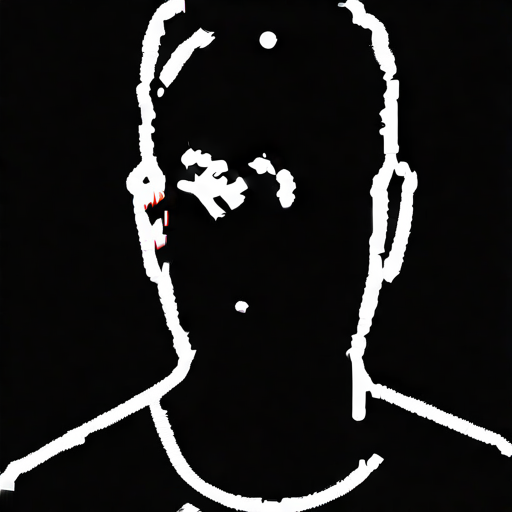
#> input picture experiments/sdxl/data/dps_face_scribble.png, 512 x 512 px
$ python plot_dps_comparison.py
#> lines starting #> are read from the running program, lines starting #| are printed output that depends on the picture
"""
plot_dps_comparison.py — Compare 3 DPS scribbles: SSA, gender-sliced SSA, entropy.

Produces a multi-page PDF:
  Page 1: Scribble images + DA1-sorted grids (one row per experiment)
  Page 2: Correlation heatmaps (one per experiment, both dt values)
  Page 3: SSA decay curves overlay (3 experiments × 2 dt)
  Page 4: Summary bar charts — SSA, sliced SSA, Gaussian entropy, kNN entropy

Usage:
    python scripts/plot_dps_comparison.py \
        --results_dir results_clip_da \
        --output_path results_clip_da/dps_comparison.pdf
"""

import os
import sys
import json
import argparse

import numpy as np
import matplotlib
matplotlib.use("Agg")
import matplotlib.pyplot as plt
from matplotlib.backends.backend_pdf import PdfPages
from PIL import Image

matplotlib.rcParams.update({"font.size": 9})

SCRIPT_DIR = os.path.dirname(os.path.abspath(__file__))
EXP_DIR = os.path.abspath(os.path.join(SCRIPT_DIR, ".."))
DATA_DIR = os.path.join(EXP_DIR, "data")


# --- Experiment definitions ---
EXPERIMENTS = [
    {
        "label": "DPS Face (zeta5)",
        "scribble": os.path.join(DATA_DIR, "dps_face_scribble.png"),
        "name_dt001": "dps_face_dt001",
        "name_dt005": "dps_face_dt005",
    },
    {
        "label": "DPS First (seed 1)",
        "scribble": os.path.join(DATA_DIR, "dps_first_scribble.jpeg"),
        "name_dt001": "dps_first_dt001",
        "name_dt005": "dps_first_dt005",
    },
    {
        "label": "DPS Second (seed 2)",
        "scribble": os.path.join(DATA_DIR, "dps_second_scribble.jpeg"),
        "name_dt001": "dps_second_dt001",
        "name_dt005": "dps_second_dt005",
    },
]


def load_json_safe(path):
    if os.path.exists(path):
        with open(path) as f:
            return json.load(f)
    return None


def load_npz_safe(path):
    if os.path.exists(path):
        return dict(np.load(path, allow_pickle=True))
    return None


def short_name(name):
    for prefix in ("CLIP_", "LC_"):
        if name.startswith(prefix):
            return name[len(prefix):]
    return name


def plot_heatmap(ax, mat, names, title):
    n = len(names)
    short = [short_name(nm) for nm in names]
    im = ax.imshow(mat, vmin=-1, vmax=1, cmap="RdBu_r", aspect="equal")
    ax.set_xticks(range(n))
    ax.set_yticks(range(n))
    ax.set_xticklabels(short, rotation=45, ha="right", fontsize=6)
    ax.set_yticklabels(short, fontsize=6)
    ax.set_title(title, fontsize=9, fontweight="bold")
    for i in range(n):
        for j in range(n):
            val = mat[i][j]
            color = "white" if abs(val) > 0.65 else "black"
            ax.text(j, i, f"{val:.2f}", ha="center", va="center",
                    fontsize=5, color=color)
    return im


def main():
    p = argparse.ArgumentParser()
    p.add_argument("--results_dir", type=str,
                   default=os.path.join(EXP_DIR, "results_clip_da"))
    p.add_argument("--output_path", type=str, default=None)
    args = p.parse_args()

    rd = args.results_dir
    out_path = args.output_path or os.path.join(rd, "dps_comparison.pdf")

    # Collect data
    all_data = {}
    for exp in EXPERIMENTS:
        for dt_key in ["dt001", "dt005"]:
            name = exp[f"name_{dt_key}"]
            json_path = os.path.join(rd, f"clip_da_{name}.json")
            npz_path = os.path.join(rd, f"clip_da_{name}.npz")
            corr_path = os.path.join(rd, f"corr_table_{name}.json")
            entropy_path = os.path.join(rd, f"entropy_{name}.json")
            grid_path = os.path.join(rd, f"clip_da_{name}_da1_grid.png")

            all_data[name] = {
                "json": load_json_safe(json_path),
                "npz": load_npz_safe(npz_path),
                "corr": load_json_safe(corr_path),
                "entropy": load_json_safe(entropy_path),
                "grid_path": grid_path,
                "label": exp["label"],
                "scribble": exp["scribble"],
                "dt_key": dt_key,
            }

    with PdfPages(out_path) as pdf:
        # ==================================================================
        # Page 1: Scribble + DA1 grid for each experiment (dt=0.001)
        # ==================================================================
        fig, axes = plt.subplots(3, 2, figsize=(12, 14))
        fig.suptitle("DPS Scribble Comparison — Scribbles & DA1 Grids (dt=0.001)",
                      fontsize=13, fontweight="bold")

        for row, exp in enumerate(EXPERIMENTS):
            name = exp["name_dt001"]
            d = all_data[name]

            # Scribble
            ax = axes[row, 0]
            if os.path.exists(d["scribble"]):
                img = Image.open(d["scribble"])
#> img is the input picture: PIL image 512x512 RGB; mean R, G, B 31.9, 31.6, 31.3
                ax.imshow(img)
            ax.set_title(f"{exp['label']}\nScribble", fontsize=9)
            ax.axis("off")

            # DA1 grid
            ax = axes[row, 1]
            if os.path.exists(d["grid_path"]):
                img = Image.open(d["grid_path"])
                ax.imshow(img)
            else:
                ax.text(0.5, 0.5, "Grid not found", ha="center", va="center",
                        transform=ax.transAxes)
            ssa_str = ""
            if d["json"]:
                ssa_str = f"SSA={d['json'].get('ssa_clip', '?'):.4f}"
                sliced = d["json"].get("ssa_gender_sliced")
                if sliced is not None:
                    ssa_str += f"  sliced={sliced:.4f}"
            ax.set_title(f"DA1-sorted grid\n{ssa_str}", fontsize=9)
            ax.axis("off")

        fig.tight_layout(rect=[0, 0, 1, 0.95])
        pdf.savefig(fig, dpi=150)
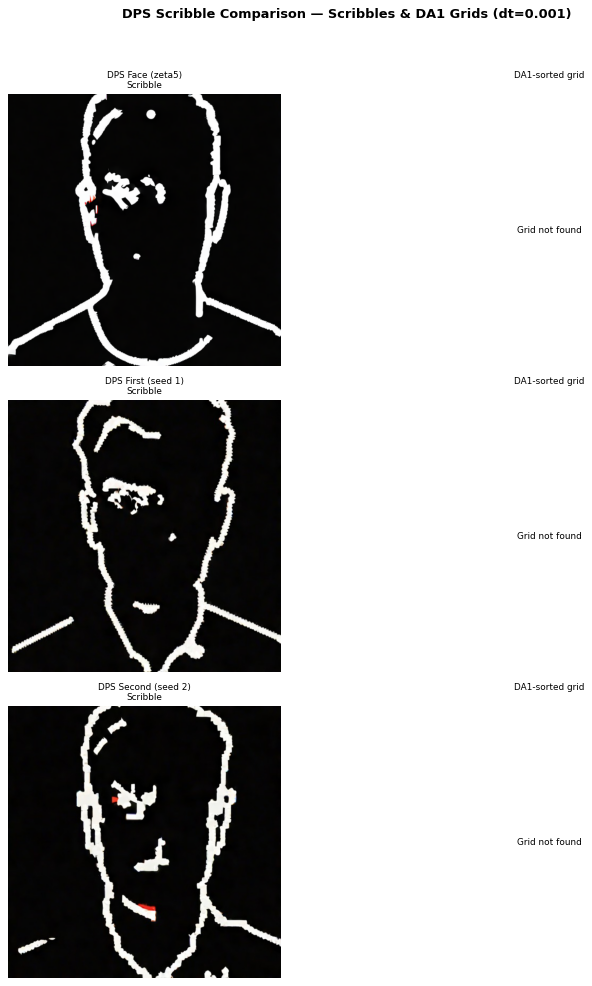
#> figure drawn by matplotlib, 3 panels
        plt.close(fig)
        print("  Page 1: Scribbles & DA1 grids")

        # ==================================================================
        # Page 2: Correlation heatmaps (dt=0.001)
        # ==================================================================
        fig, axes = plt.subplots(1, 3, figsize=(16, 5.5))
        fig.suptitle("CLIP-Space Correlation Heatmaps (dt=0.001)",
                      fontsize=13, fontweight="bold")

        for col, exp in enumerate(EXPERIMENTS):
            name = exp["name_dt001"]
            d = all_data[name]
            ax = axes[col]
            if d["corr"] and "clip_matrix" in d["corr"]:
                mat = np.array(d["corr"]["clip_matrix"])
                names = d["corr"]["clip_names"]
                plot_heatmap(ax, mat, names, exp["label"])
            else:
                ax.text(0.5, 0.5, "No corr data", ha="center", va="center",
                        transform=ax.transAxes)
                ax.set_title(exp["label"])

        fig.tight_layout(rect=[0, 0, 1, 0.92])
        pdf.savefig(fig, dpi=150)
        plt.close(fig)
        print("  Page 2: Correlation heatmaps")

        # ==================================================================
        # Page 3: SSA rho² decay curves (all 6 conditions)
        # ==================================================================
        fig, axes = plt.subplots(1, 2, figsize=(14, 5))
        colors = ["#1f77b4", "#ff7f0e", "#2ca02c"]
        dt_labels = {"dt001": "dt=0.001", "dt005": "dt=0.005"}

        for ax_idx, dt_key in enumerate(["dt001", "dt005"]):
            ax = axes[ax_idx]
            for i, exp in enumerate(EXPERIMENTS):
                name = exp[f"name_{dt_key}"]
                d = all_data[name]
                if d["npz"] and "rho_sq" in d["npz"]:
                    rho_sq = d["npz"]["rho_sq"]
                    lags = d["npz"]["snapshot_lags"]
                    ssa = float(np.mean(rho_sq))
                    ax.plot(lags, rho_sq, "o-", color=colors[i], markersize=3,
                            label=f"{exp['label']} (SSA={ssa:.4f})")

                    # Gender-sliced overlay
                    if "rho_sq_gender" in d["npz"]:
                        rho_g = d["npz"]["rho_sq_gender"]
                        ssa_g = float(np.mean(rho_g))
                        ax.plot(lags[:len(rho_g)], rho_g, "s--", color=colors[i],
                                markersize=2, alpha=0.6,
                                label=f"  gender-sliced ({ssa_g:.4f})")

            ax.set_xlabel("Lag")
            ax.set_ylabel("ρ²(τ)")
            ax.set_title(f"SSA Decay — {dt_labels[dt_key]}", fontweight="bold")
            ax.legend(fontsize=7, loc="upper right")
            ax.set_ylim(bottom=0)
            ax.grid(True, alpha=0.3)

        fig.suptitle("Autocorrelation Decay: 3 DPS Scribbles",
                      fontsize=13, fontweight="bold")
        fig.tight_layout(rect=[0, 0, 1, 0.93])
        pdf.savefig(fig, dpi=150)
        plt.close(fig)
        print("  Page 3: SSA decay curves")

        # ==================================================================
        # Page 4: Summary bar charts
        # ==================================================================
        fig, axes = plt.subplots(2, 2, figsize=(14, 10))
        fig.suptitle("Metric Summary: 3 DPS Scribbles × 2 dt Values",
                      fontsize=13, fontweight="bold")

        bar_width = 0.25
        x = np.arange(3)  # 3 experiments
        exp_labels = [e["label"] for e in EXPERIMENTS]

        # Helper to get metric value
        def get_metric(exp_idx, dt_key, metric_fn):
            name = EXPERIMENTS[exp_idx][f"name_{dt_key}"]
            d = all_data[name]
            return metric_fn(d)

        # 4a: SSA (full)
        ax = axes[0, 0]
        for di, dt_key in enumerate(["dt001", "dt005"]):
            vals = []
            for ei in range(3):
                v = get_metric(ei, dt_key,
                               lambda d: d["json"].get("ssa_clip") if d["json"] else None)
                vals.append(v if v is not None else 0)
            ax.bar(x + di * bar_width, vals, bar_width,
                   label=dt_labels[dt_key], alpha=0.8)
        ax.set_xticks(x + bar_width / 2)
        ax.set_xticklabels(exp_labels, fontsize=8)
        ax.set_ylabel("SSA")
        ax.set_title("Full SSA (CLIP 768D)", fontweight="bold")
        ax.legend(fontsize=8)
        ax.grid(True, alpha=0.3, axis="y")

        # 4b: Gender-sliced SSA
        ax = axes[0, 1]
        for di, dt_key in enumerate(["dt001", "dt005"]):
            vals = []
            for ei in range(3):
                v = get_metric(ei, dt_key,
                               lambda d: d["json"].get("ssa_gender_sliced") if d["json"] else None)
                vals.append(v if v is not None else 0)
            ax.bar(x + di * bar_width, vals, bar_width,
                   label=dt_labels[dt_key], alpha=0.8)
        ax.set_xticks(x + bar_width / 2)
        ax.set_xticklabels(exp_labels, fontsize=8)
        ax.set_ylabel("SSA (gender-sliced)")
        ax.set_title("Gender-Sliced SSA", fontweight="bold")
        ax.legend(fontsize=8)
        ax.grid(True, alpha=0.3, axis="y")

        # 4c: Gaussian entropy (k=10)
        ax = axes[1, 0]
        for di, dt_key in enumerate(["dt001", "dt005"]):
            vals = []
            for ei in range(3):
                v = get_metric(ei, dt_key,
                               lambda d: d["entropy"].get("gaussian_entropy", {}).get("10")
                               if d["entropy"] else None)
                vals.append(v if v is not None else 0)
            ax.bar(x + di * bar_width, vals, bar_width,
                   label=dt_labels[dt_key], alpha=0.8)
        ax.set_xticks(x + bar_width / 2)
        ax.set_xticklabels(exp_labels, fontsize=8)
        ax.set_ylabel("H_gauss (k=10)")
        ax.set_title("Gaussian Entropy (10 PCs)", fontweight="bold")
        ax.legend(fontsize=8)
        ax.grid(True, alpha=0.3, axis="y")

        # 4d: kNN entropy (k_pca=10)
        ax = axes[1, 1]
        for di, dt_key in enumerate(["dt001", "dt005"]):
            vals = []
            for ei in range(3):
                v = get_metric(ei, dt_key,
                               lambda d: d["entropy"].get("knn_entropy", {}).get("10")
                               if d["entropy"] else None)
                vals.append(v if v is not None else 0)
            ax.bar(x + di * bar_width, vals, bar_width,
                   label=dt_labels[dt_key], alpha=0.8)
        ax.set_xticks(x + bar_width / 2)
        ax.set_xticklabels(exp_labels, fontsize=8)
        ax.set_ylabel("H_knn (k_pca=10)")
        ax.set_title("kNN Entropy (10 PCs)", fontweight="bold")
        ax.legend(fontsize=8)
        ax.grid(True, alpha=0.3, axis="y")

        fig.tight_layout(rect=[0, 0, 1, 0.93])
        pdf.savefig(fig, dpi=150)
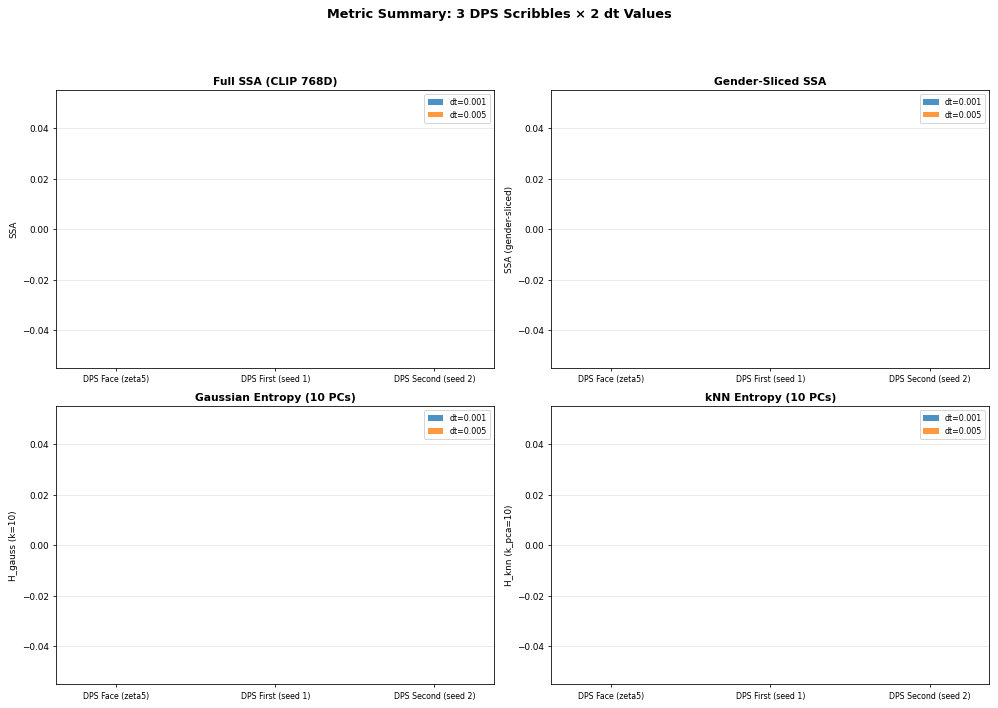
#> figure drawn by matplotlib, 4 panels
        plt.close(fig)
        print("  Page 4: Summary bar charts")

        # ==================================================================
        # Page 5: Entropy comparison table
        # ==================================================================
        fig, ax = plt.subplots(figsize=(14, 8))
        ax.axis("off")
        fig.suptitle("Entropy Estimates — All Methods & Dimensions",
                      fontsize=13, fontweight="bold")

        # Build table data
        col_headers = ["Experiment", "dt"]
        for k in [5, 10, 20, 50]:
            col_headers.append(f"H_gauss\nk={k}")
        for k in [5, 10, 20, 50]:
            col_headers.append(f"H_knn\nk={k}")
        for k in [2, 5]:
            col_headers.append(f"H_kde\nk={k}")

        table_data = []
        for exp in EXPERIMENTS:
            for dt_key in ["dt001", "dt005"]:
                name = exp[f"name_{dt_key}"]
                d = all_data[name]
                row = [exp["label"], "0.001" if dt_key == "dt001" else "0.005"]
                ent = d["entropy"] if d["entropy"] else {}
                for k in [5, 10, 20, 50]:
                    v = ent.get("gaussian_entropy", {}).get(str(k))
                    row.append(f"{v:.2f}" if v is not None else "—")
                for k in [5, 10, 20, 50]:
                    v = ent.get("knn_entropy", {}).get(str(k))
                    row.append(f"{v:.2f}" if v is not None else "—")
                for k in [2, 5]:
                    v = ent.get("kde_entropy", {}).get(str(k))
                    row.append(f"{v:.2f}" if v is not None else "—")
                table_data.append(row)

        if table_data:
            table = ax.table(cellText=table_data, colLabels=col_headers,
                             loc="center", cellLoc="center")
            table.auto_set_font_size(False)
            table.set_fontsize(7)
            table.scale(1.0, 1.4)
            # Header styling
            for j in range(len(col_headers)):
                cell = table[0, j]
                cell.set_facecolor("#4472C4")
                cell.set_text_props(color="white", fontweight="bold")
        else:
            ax.text(0.5, 0.5, "No entropy data available yet",
                    ha="center", va="center", transform=ax.transAxes, fontsize=14)

        fig.tight_layout(rect=[0, 0, 1, 0.93])
        pdf.savefig(fig, dpi=150)
        plt.close(fig)
        print("  Page 5: Entropy table")

    print(f"\nSaved PDF: {out_path}")


if __name__ == "__main__":
    main()
